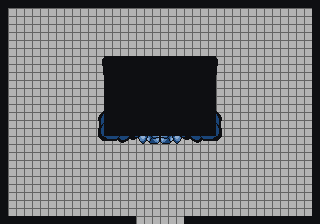

Below is a game level as drawn by its tile map, then a one-line description and the .tmx file that defines it, in full:
An orthogonal 40x28 tile map with 8x8 px tiles, 2 tile layers (gfx, walls) and 8 objects (4x Item, 3x Enemy, Spawn).

<map version="1.10" tiledversion="1.11.0" orientation="orthogonal" renderorder="right-down" width="40" height="28" tilewidth="8" tileheight="8" infinite="0" nextlayerid="6" nextobjectid="17">
 <tileset firstgid="1" source="boss-temple.tsx" />
 <layer id="1" name="gfx" width="40" height="28">
  <data encoding="csv">
16,8,8,8,8,8,8,8,8,8,8,8,8,8,8,8,8,8,8,8,8,8,8,8,8,8,8,8,8,8,8,8,8,8,8,8,8,8,8,13,
6,12,12,12,12,12,12,12,12,12,12,12,12,12,12,12,12,12,12,12,12,12,12,12,12,12,12,12,12,12,12,12,12,12,12,12,12,12,12,4,
6,12,12,12,12,12,12,12,12,12,12,12,12,12,12,12,12,12,12,12,12,12,12,12,12,12,12,12,12,12,12,12,12,12,12,12,12,12,12,4,
6,12,12,12,12,12,12,12,12,12,12,12,12,12,12,12,12,12,12,12,12,12,12,12,12,12,12,12,12,12,12,12,12,12,12,12,12,12,12,4,
6,12,12,12,12,12,12,12,12,12,12,12,12,12,12,12,12,12,12,12,12,12,12,12,12,12,12,12,12,12,12,12,12,12,12,12,12,12,12,4,
6,12,12,12,12,12,12,12,12,12,12,12,12,12,12,12,12,12,12,12,12,12,12,12,12,12,12,12,12,12,12,12,12,12,12,12,12,12,12,4,
6,12,12,12,12,12,12,12,12,12,12,12,17,18,19,20,21,22,23,24,25,26,27,28,29,30,31,32,12,12,12,12,12,12,12,12,12,12,12,4,
6,12,12,12,12,12,12,12,12,12,12,12,33,34,35,36,37,38,39,40,41,42,43,44,45,46,47,48,12,12,12,12,12,12,12,12,12,12,12,4,
6,12,12,12,12,12,12,12,12,12,12,12,49,50,51,52,53,54,55,56,57,58,59,60,61,62,63,64,12,12,12,12,12,12,12,12,12,12,12,4,
6,12,12,12,12,12,12,12,12,12,12,12,65,66,67,68,69,70,71,72,73,74,75,76,77,78,79,80,12,12,12,12,12,12,12,12,12,12,12,4,
6,12,12,12,12,12,12,12,12,12,12,12,81,82,83,84,85,86,87,88,89,90,91,92,93,94,95,96,12,12,12,12,12,12,12,12,12,12,12,4,
6,12,12,12,12,12,12,12,12,12,12,12,97,98,99,100,101,102,103,104,105,106,107,108,109,110,111,112,12,12,12,12,12,12,12,12,12,12,12,4,
6,12,12,12,12,12,12,12,12,12,12,12,113,114,115,116,117,118,119,120,121,122,123,124,125,126,127,128,12,12,12,12,12,12,12,12,12,12,12,4,
6,12,12,12,12,12,12,12,12,12,12,12,129,130,131,132,133,134,135,136,137,138,139,140,141,142,143,144,12,12,12,12,12,12,12,12,12,12,12,4,
6,12,12,12,12,12,12,12,12,12,12,12,145,146,147,148,149,150,151,152,153,154,155,156,157,158,159,160,12,12,12,12,12,12,12,12,12,12,12,4,
6,12,12,12,12,12,12,12,12,12,12,12,161,162,163,164,165,166,167,168,169,170,171,172,173,174,175,176,12,12,12,12,12,12,12,12,12,12,12,4,
6,12,12,12,12,12,12,12,12,12,12,12,177,178,179,180,181,182,183,184,185,186,187,188,189,190,191,192,12,12,12,12,12,12,12,12,12,12,12,4,
6,12,12,12,12,12,12,12,12,12,12,12,193,194,195,196,197,198,199,200,201,202,203,204,205,206,207,208,12,12,12,12,12,12,12,12,12,12,12,4,
6,12,12,12,12,12,12,12,12,12,12,12,12,12,12,12,12,12,12,12,12,12,12,12,12,12,12,12,12,12,12,12,12,12,12,12,12,12,12,4,
6,12,12,12,12,12,12,12,12,12,12,12,12,12,12,12,12,12,12,12,12,12,12,12,12,12,12,12,12,12,12,12,12,12,12,12,12,12,12,4,
6,12,12,12,12,12,12,12,12,12,12,12,12,12,12,12,12,12,12,12,12,12,12,12,12,12,12,12,12,12,12,12,12,12,12,12,12,12,12,4,
6,12,12,12,12,12,12,12,12,12,12,12,12,12,12,12,12,12,12,12,12,12,12,12,12,12,12,12,12,12,12,12,12,12,12,12,12,12,12,4,
6,12,12,12,12,12,12,12,12,12,12,12,12,12,12,12,12,12,12,12,12,12,12,12,12,12,12,12,12,12,12,12,12,12,12,12,12,12,12,4,
6,12,12,12,12,12,12,12,12,12,12,12,12,12,12,12,12,12,12,12,12,12,12,12,12,12,12,12,12,12,12,12,12,12,12,12,12,12,12,4,
6,12,12,12,12,12,12,12,12,12,12,12,12,12,12,12,12,12,12,12,12,12,12,12,12,12,12,12,12,12,12,12,12,12,12,12,12,12,12,4,
6,12,12,12,12,12,12,12,12,12,12,12,12,12,12,12,12,12,12,12,12,12,12,12,12,12,12,12,12,12,12,12,12,12,12,12,12,12,12,4,
6,12,12,12,12,12,12,12,12,12,12,12,12,12,12,12,12,12,12,12,12,12,12,12,12,12,12,12,12,12,12,12,12,12,12,12,12,12,12,4,
15,2,2,2,2,2,2,2,2,2,2,2,2,2,2,2,3,12,12,12,12,12,12,1,2,2,2,2,2,2,2,2,2,2,2,2,2,2,2,14
</data>
 </layer>
 <layer id="2" name="walls" width="40" height="28">
  <data encoding="csv">
11,11,11,11,11,11,11,11,11,11,11,11,11,11,11,11,11,11,11,11,11,11,11,11,11,11,11,11,11,11,11,11,11,11,11,11,11,11,11,11,
11,0,0,0,0,0,0,0,0,0,0,0,0,0,0,0,0,0,0,0,0,0,0,0,0,0,0,0,0,0,0,0,0,0,0,0,0,0,0,11,
11,0,0,0,0,0,0,0,0,0,0,0,0,0,0,0,0,0,0,0,0,0,0,0,0,0,0,0,0,0,0,0,0,0,0,0,0,0,0,11,
11,0,0,0,0,0,0,0,0,0,0,0,0,0,0,0,0,0,0,0,0,0,0,0,0,0,0,0,0,0,0,0,0,0,0,0,0,0,0,11,
11,0,0,0,0,0,0,0,0,0,0,0,0,0,0,0,0,0,0,0,0,0,0,0,0,0,0,0,0,0,0,0,0,0,0,0,0,0,0,11,
11,0,0,0,0,0,0,0,0,0,0,0,0,0,0,0,0,0,0,0,0,0,0,0,0,0,0,0,0,0,0,0,0,0,0,0,0,0,0,11,
11,0,0,0,0,0,0,0,0,0,0,0,0,0,0,0,0,0,0,0,0,0,0,0,0,0,0,0,0,0,0,0,0,0,0,0,0,0,0,11,
11,0,0,0,0,0,0,0,0,0,0,0,0,11,11,11,11,11,11,11,11,11,11,11,11,11,11,0,0,0,0,0,0,0,0,0,0,0,0,11,
11,0,0,0,0,0,0,0,0,0,0,0,0,11,11,11,11,11,11,11,11,11,11,11,11,11,11,0,0,0,0,0,0,0,0,0,0,0,0,11,
11,0,0,0,0,0,0,0,0,0,0,0,0,11,11,11,11,11,11,11,11,11,11,11,11,11,11,0,0,0,0,0,0,0,0,0,0,0,0,11,
11,0,0,0,0,0,0,0,0,0,0,0,0,11,11,11,11,11,11,11,11,11,11,11,11,11,11,0,0,0,0,0,0,0,0,0,0,0,0,11,
11,0,0,0,0,0,0,0,0,0,0,0,0,11,11,11,11,11,11,11,11,11,11,11,11,11,11,0,0,0,0,0,0,0,0,0,0,0,0,11,
11,0,0,0,0,0,0,0,0,0,0,0,0,11,11,11,11,11,11,11,11,11,11,11,11,11,11,0,0,0,0,0,0,0,0,0,0,0,0,11,
11,0,0,0,0,0,0,0,0,0,0,0,0,11,11,11,11,11,11,11,11,11,11,11,11,11,11,0,0,0,0,0,0,0,0,0,0,0,0,11,
11,0,0,0,0,0,0,0,0,0,0,0,0,11,11,11,11,11,11,11,11,11,11,11,11,11,11,0,0,0,0,0,0,0,0,0,0,0,0,11,
11,0,0,0,0,0,0,0,0,0,0,0,0,11,11,11,11,11,11,11,11,11,11,11,11,11,11,0,0,0,0,0,0,0,0,0,0,0,0,11,
11,0,0,0,0,0,0,0,0,0,0,0,0,11,11,11,11,11,11,11,11,11,11,11,11,11,11,0,0,0,0,0,0,0,0,0,0,0,0,11,
11,0,0,0,0,0,0,0,0,0,0,0,0,0,0,0,0,0,0,0,0,0,0,0,0,0,0,0,0,0,0,0,0,0,0,0,0,0,0,11,
11,0,0,0,0,0,0,0,0,0,0,0,0,0,0,0,0,0,0,0,0,0,0,0,0,0,0,0,0,0,0,0,0,0,0,0,0,0,0,11,
11,0,0,0,0,0,0,0,0,0,0,0,0,0,0,0,0,0,0,0,0,0,0,0,0,0,0,0,0,0,0,0,0,0,0,0,0,0,0,11,
11,0,0,0,0,0,0,0,0,0,0,0,0,0,0,0,0,0,0,0,0,0,0,0,0,0,0,0,0,0,0,0,0,0,0,0,0,0,0,11,
11,0,0,0,0,0,0,0,0,0,0,0,0,0,0,0,0,0,0,0,0,0,0,0,0,0,0,0,0,0,0,0,0,0,0,0,0,0,0,11,
11,0,0,0,0,0,0,0,0,0,0,0,0,0,0,0,0,0,0,0,0,0,0,0,0,0,0,0,0,0,0,0,0,0,0,0,0,0,0,11,
11,0,0,0,0,0,0,0,0,0,0,0,0,0,0,0,0,0,0,0,0,0,0,0,0,0,0,0,0,0,0,0,0,0,0,0,0,0,0,11,
11,0,0,0,0,0,0,0,0,0,0,0,0,0,0,0,0,0,0,0,0,0,0,0,0,0,0,0,0,0,0,0,0,0,0,0,0,0,0,11,
11,0,0,0,0,0,0,0,0,0,0,0,0,0,0,0,0,0,0,0,0,0,0,0,0,0,0,0,0,0,0,0,0,0,0,0,0,0,0,11,
11,0,0,0,0,0,0,0,0,0,0,0,0,0,0,0,0,0,0,0,0,0,0,0,0,0,0,0,0,0,0,0,0,0,0,0,0,0,0,11,
11,11,11,11,11,11,11,11,11,11,11,11,11,11,11,11,11,0,0,0,0,0,0,11,11,11,11,11,11,11,11,11,11,11,11,11,11,11,11,11
</data>
 </layer>
 <objectgroup id="4" name="objs">
  <object id="2" name="Boss" type="Enemy" x="160" y="108">
   <point />
  </object>
  <object id="5" name="Spawn" x="160" y="208">
   <point />
  </object>
  <object id="9" name="Boots" type="Item" x="32" y="184">
   <point />
  </object>
  <object id="10" name="Goggles" type="Item" x="32" y="32">
   <point />
  </object>
  <object id="11" name="HeartItem" type="Item" x="288" y="184">
   <point />
  </object>
  <object id="12" name="Pencil" type="Item" x="288" y="32">
   <point />
  </object>
  <object id="15" name="OrcMinion" type="Enemy" x="40" y="88">
   <point />
  </object>
  <object id="16" name="AngelMinion" type="Enemy" x="280" y="88">
   <point />
  </object>
 </objectgroup>
</map>
